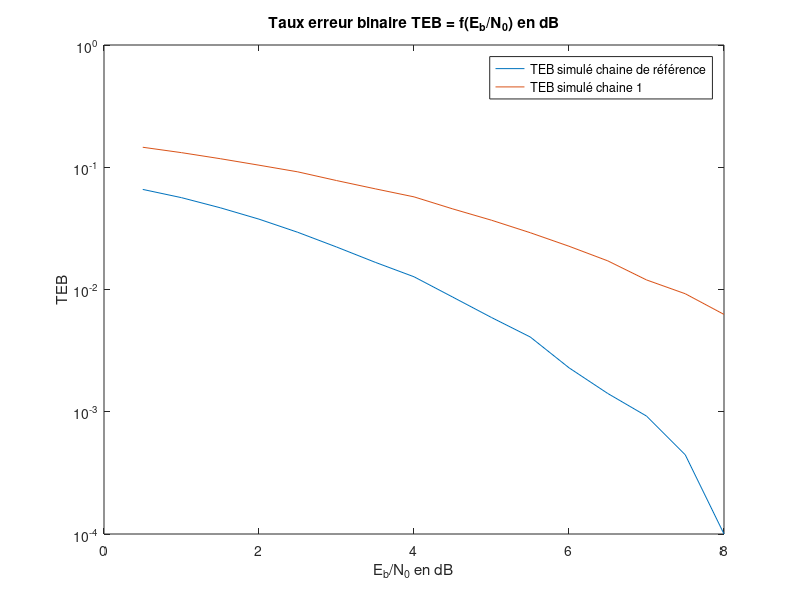
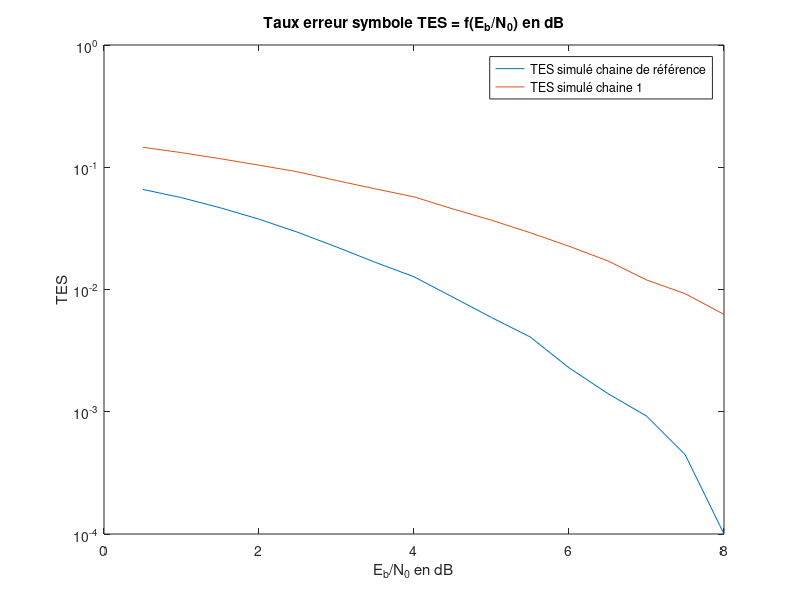

Write the MATLAB code that produced these figures, in order.
clear all
close all

%% Paramètre du modulateur
Rb = 6000; % Debit binaire des bits
Tb = 1/Rb; % Temps de 1 bit
M = 2;
m = 1; %1 bit par symbole pour le mapping. log2(M)
Rs = Rb/m; % Debit des symboles
Ts = 1/Rs; % Tenps d'un symbole


%% Information binaire a transmettre
N = 90000; %Nombre de bit a transmettre
bits = randi([0, 1], 1, N); %Signal aleatoire de N bits.

%% Mapping: Symbole binaire de moyenne nulle ak={-1, 1}
ak = [-1, 1]; %Mapping binaires a moyenne nulle
map(bits==0) = ak(1);
map(bits==1) = ak(2);

%% Surechantillonnage
Fe = 24000; %Frequence echantillonage
Te = 1/Fe;
Ns = Fe*Ts; %Nombre d'échantillons par symbole
Nt = N*Ns; %=size(map). Nombre d'échantillon totale. On rajoute des zeros !
map_sur = kron(map, [1 zeros(1, Ns-1)]);

%% Filtre mise en forme
h1 = ones(1, Ns);
x1 = filter(h1, 1, map_sur);

%% Filtre canal1
Px = mean(abs(x1).^2);
EbN0 = 0.5:0.5:8; %en Db
X1 = [];
T1 = [];
TS1 = [];
X2 = [];
T2 = [];
TS2 = [];
for i=1:length(EbN0)
    E = 10^(EbN0(i)/10);
    sigma2 = Px*Ns/(2*log2(M)*E);
    bruit = sqrt(sigma2)*randn(1, Nt);
    x1b = x1 + bruit;
    x1c = x1b; %Reponse impulsionnelle de type dirac
    x2c = x1b; %Reponse impulsionnelle de type dirac2

    %% Filtre reception1
    hr1 = ones(1, Ns); %Reponse impulsionnelle de type rectangulaire de duree Ts
    x1r = filter(hr1, 1, x1c);
    X1 = [X1; x1r];
    
    %% Filtre reception2
    hr2 = [ones(1, Ns/2) zeros(1, Ns/2)]; %Reponse impulsionnelle de type rectangulaire de duree Ts/2
    x2r = filter(hr2, 1, x2c);
    X2 = [X2; x2r];
    
    %% Echantillonnage1
    n01 = 4; %Cf diagrame de l'oeil
    z1 = x1r(n01:Ns:end); 
    
    %% Echantillonnage2
    n02 = 2; %Cf diagrame de l'oeil: 2, 3 et 4. Entre Ts/2 et Ts.
    z2 = x2r(n01:Ns:end); 

    %% Decision+Demapping
    SymbolesDecides1 = sign(z1);
    y1 = (SymbolesDecides1+1)/2;
    SymbolesDecides2 = sign(z2);
    y2 = (SymbolesDecides2+1)/2;

    %% Taux Erreur Binaire
    t1 = mean(y1~=bits);
    T1 = [T1; t1];
    t2 = mean(y2~=bits);
    T2 = [T2; t2];
    
    %% Taux Erreur Symbole
    ts1 = mean(SymbolesDecides1~=map);
    TS1 = [TS1; ts1];
    ts2 = mean(SymbolesDecides2~=map);
    TS2 = [TS2; ts2];
end

%% Graph
% TEB=f(Eb/N0)
fig = figure();
plot(EbN0, T1);
hold on
plot(EbN0, T2);
set(gca,'yscale','log');
hold off
legend('TEB simulé chaine de référence','TEB simulé chaine 1');
title(sprintf("Taux erreur binaire TEB = f(E_b/N_0) en dB"));
xlabel("E_b/N_0 en dB");
ylabel("TEB");
saveas(fig, "figures/ComparaisonChaineRefEt1TEB.png");

% TES=f(Eb/N0)
fig = figure();
plot(EbN0, TS1);
hold on
plot(EbN0, TS2);
set(gca,'yscale','log');
hold off
legend('TES simulé chaine de référence','TES simulé chaine 1');
title(sprintf("Taux erreur symbole TES = f(E_b/N_0) en dB"));
xlabel("E_b/N_0 en dB");
ylabel("TES");
saveas(fig, "figures/ComparaisonChaineRefEt1TES.png");